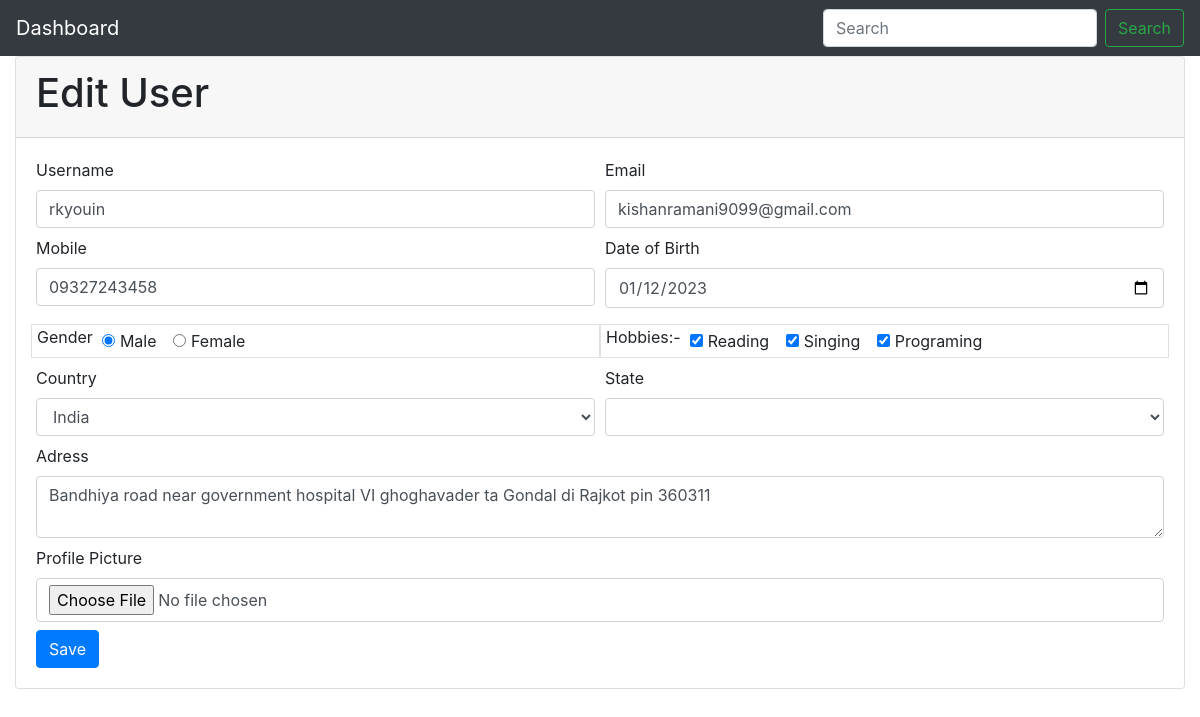
The page /add_edit_user.php?id=68 on the database its author committed.
### tables this page shows
CREATE TABLE `users` (
  `id` int(11) NOT NULL,
  `username` varchar(75) NOT NULL,
  `email` varchar(75) NOT NULL,
  `mobile` varchar(250) NOT NULL,
  `date_of_birth` date DEFAULT NULL,
  `profile_picture` varchar(250) DEFAULT NULL,
  `state` varchar(75) NOT NULL,
  `country` varchar(75) NOT NULL,
  `address` varchar(250) NOT NULL,
  `gender` enum('Male','Female') NOT NULL,
  `hobbies` varchar(250) NOT NULL
);

### add_edit_user.php (the view, shortened to what this page needs)
<?php require_once("header.php");
$id=$username=$email=$address=$old_img=$country=$state=$gender=$mobile=$date_of_birth="";
$hobbies=[];
if(isset($_GET["id"])){
  $id=$_GET["id"];
  $sql = "SELECT * FROM users WHERE id =$id";
  $res=mysqli_query($conn,$sql);
  if($res && mysqli_num_rows($res)>0){
    $row=mysqli_fetch_assoc($res);
    $username=$row["username"];
    $email=$row["email"];
    $gender=$row["gender"];
    $hobbies=explode(",",$row["hobbies"]);
    $address=$row["address"];
    $country=$row["country"];
    $state=$row["state"];
    $mobile=$row["mobile"];
    $date_of_birth=$row["date_of_birth"];
  }else{
    header("Location: index.php");
    exit;
  }
}
if($id!=""){
  $title="Edit User";
    $form_submit_url="add_edit_submit.php?id=".$id;
}else{
  $title="Add User";
  $form_submit_url="add_edit_submit.php";
}
?>
<div class="container-fluid">
  <div class="card">
    <div class="card-header">
      <h1><?= $title ?></h1>
    </div>
    <div class="card-body">
      <form action="<?= $form_submit_url ?>" enctype="multipart/form-data" method="post">
        <div class="form-row">
          <div class="col-md-6 col-12 mb-2">
            <label for="username">Username</label>
            <input type="text" id="username" class="form-control" name="username" placeholder="Username" value="<?= $username ?>" required >
          </div>
          <div class="col-md-6 col-12 mb-2">
            <label for="email">Email</label>
            <input type="email" id="email" class="form-control" name="email" placeholder="Enter Email.." value="<?= $email ?>" required>
          </div>
          <div class="col-md-6 col-12 mb-2">
            <label for="mobile">Mobile</label>
            <input type="text" id="mobile" class="form-control" name="mobile" placeholder="Enter Mobile.." value="<?= $mobile ?>" required>
          </div>
          <div class="col-md-6 col-12 mb-2">
            <label for="date_of_birth">Date of Birth</label>
            <input type="date" id="date_of_birth" class="form-control" name="date_of_birth" placeholder="Enter Don.." value="<?= $date_of_birth ?>" required>
          </div>
          <div class="col-6 mt-2 mb-2 border">
            <div class="d-flex align-items-center">
              <label for="gender">Gender &nbsp;</label>
              <div>
                <div class="form-check form-check-inline">
                  <input class="form-check-input" type="radio" name="gender" id="Male" value="Male" <?= $gender=="Male" ? 'checked': '' ?> required>
                  <label class="form-check-label" for="Male">Male</label>
                </div>
                <div class="form-check form-check-inline">
                  <input class="form-check-input" type="radio" name="gender" id="Female" value="Female"  <?= $gender=="Female" ? 'checked': '' ?> required>
                  <label class="form-check-label" for="Female">Female</label>
                </div>
              </div>
            </div>
          </div>
          <div class="col-6 mt-2 mb-2 border ">
            <div class="d-flex align-items-center">
              <label for="hobbies">Hobbies:- &nbsp;</label>
              <div>
                <div class="form-check form-check-inline">
                  <input class="form-check-input" type="checkbox" name="hobbies[]" id="reading" value="Reading"
                  <?= in_array("Reading",$hobbies) ? "checked" :'' ?>
                  >
                  <label class="form-check-label" for="reading">Reading</label>
                </div>
                <div class="form-check form-check-inline">
                  <input class="form-check-input" type="checkbox" name="hobbies[]" id="Singing" value="Singing"
                 <?= in_array("Singing",$hobbies) ? "checked" :'' ?>
                                    >
                  <label class="form-check-label" for="Singing">Singing</label>
                </div>
                <div class="form-check form-check-inline">
                  <input class="form-check-input" type="checkbox" name="hobbies[]" id="Programing" value="Programing"
                   <?= in_array("Programing",$hobbies) ? "checked" :'' ?>>
                  <label class="form-check-label" for="Programing">Programing</label>
                </div>
              </div>
            </div>
          </div>
          <div class="col-md-6 col-12">
            <label for="country">Country</label>
        <select name="country" id="country" class="form-control" data-state="<?= $state ?>" >
              <?php
              $sql_country="SELECT * FROM country";
              $res_country=mysqli_query($conn,$sql_country);
       while($list=mysqli_fetch_assoc($res_country)){
         if($list["id"]==$country){
           echo '<option value="'.$list['id'].'" selected>'.$list["country_name"].'</option>';
         }else{
                      echo '<option value="'.$list['id'].'" >'.$list["country_name"].'</option>';
         }
              }
              ?>
            </select>
          </div>
          <div class="col-md-6 col-12">
            <label for="state">State</label>
            <select name="state" id="state" class="form-control" >
              <option value=""></option>
            </select>
          </div>
          <div class="col-12 mt-2 mb-2">
            <label for="address">Adress</label>
            <textarea name="address" class="form-control" required><?= $address ?></textarea>
          </div>
          <div class="col-12">
            <label for="profile_picture">
              Profile Picture
            </label>
            <input type="file" name="profile_picture" class="form-control">
          </div>
        </div>
        <button class="btn btn-primary mt-2" id="save_btn" >Save</button>
    </form>
  </div>
</div>
</div>
<?php
require_once("footer.php"); ?>

### rows shown on the page
users: username "rkyouin", email "kishanramani9099@gmail.com", mobile "09327243458", date_of_birth "01/12/2023", gender "☑ Male", gender "☐ Female", hobbies "☑", address "Bandhiya road near government hospital VI ghoghavader ta Gondal di Rajkot pin 360311"

### other values the page prints
$title "Edit User"
form field country "India"
